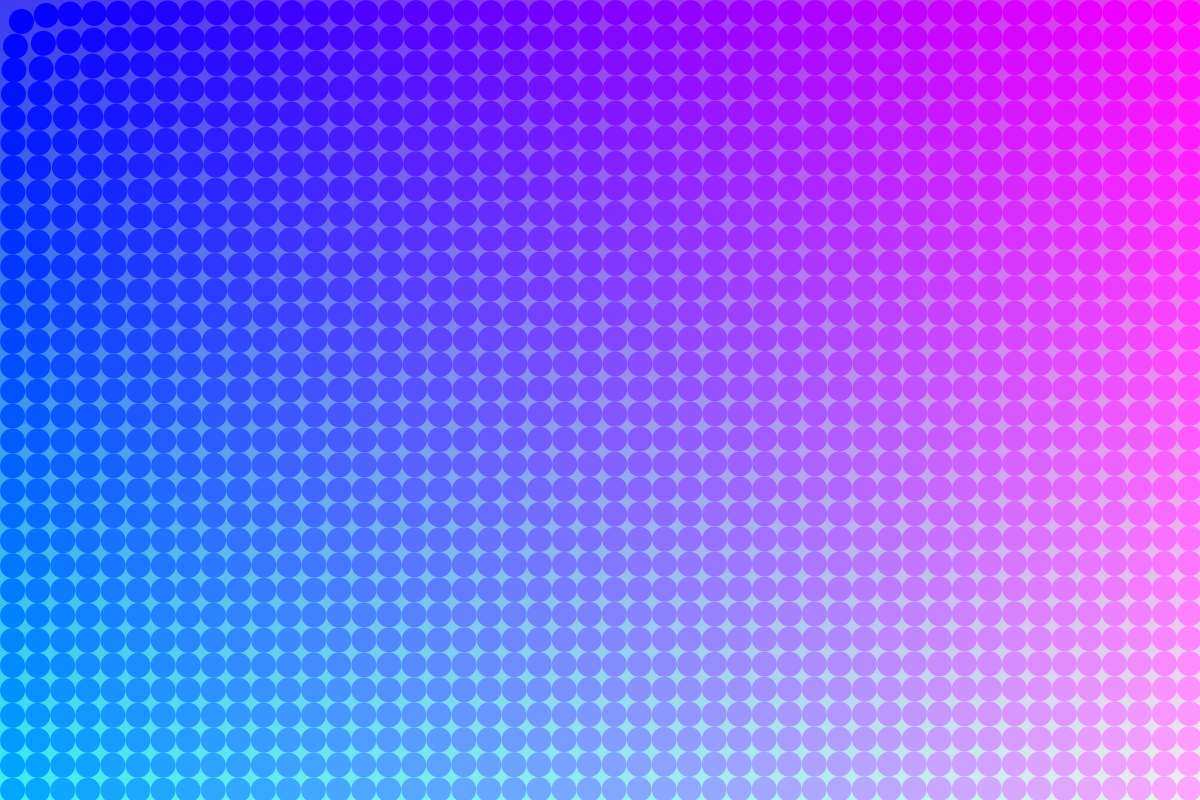
Frame 1 (no input)
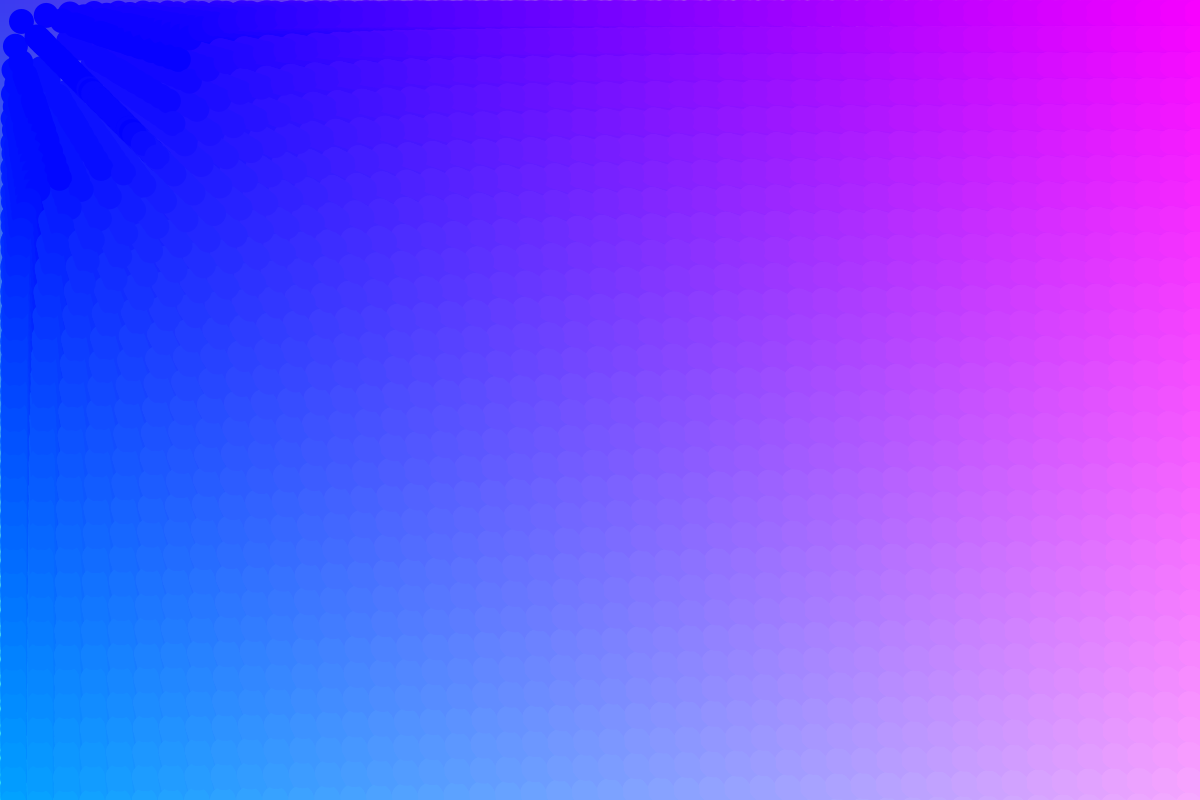
Frame 60 (the mouse pressed at the canvas centre just before this capture)
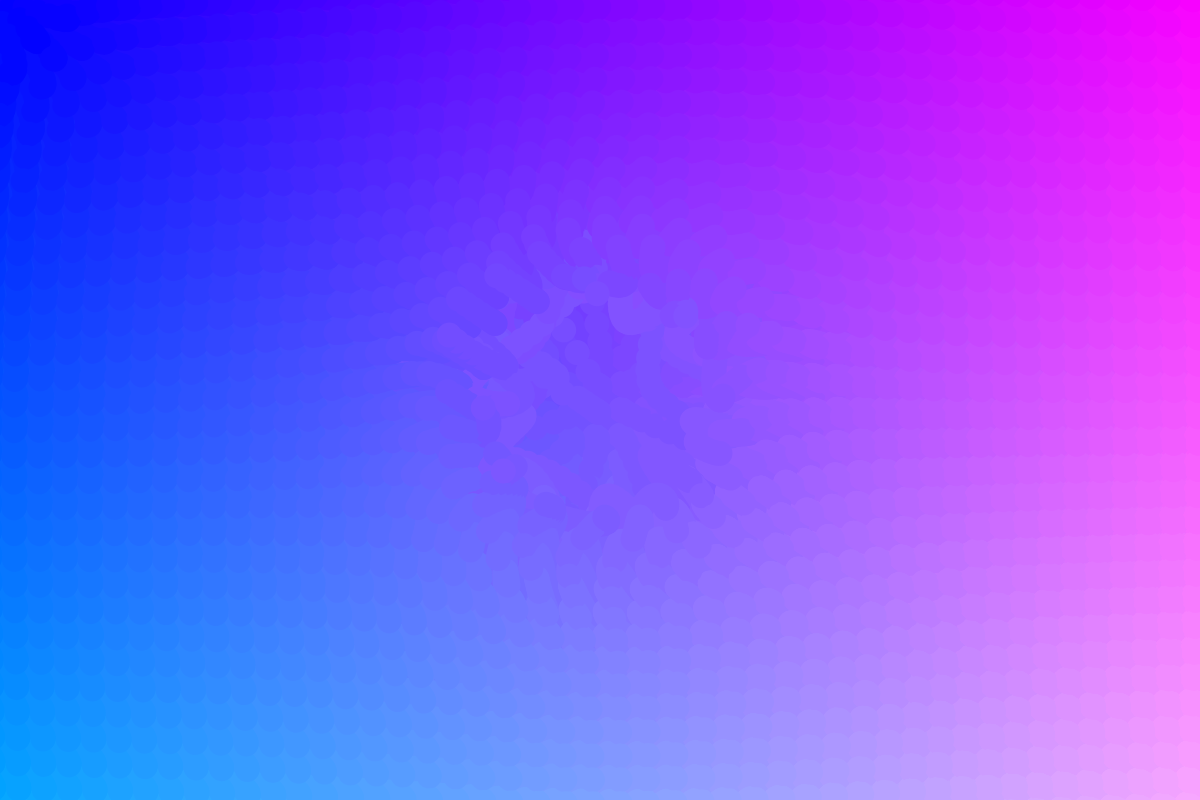
Frame 120 (the mouse held since frame 60 and released just before this capture)

The Processing sketch that drew these frames (run headless with seeded random() and noise(); from frame 60 on, the mouse is pressed at the canvas centre):

// Processing sketch: gridPhysics
// ── gridPhysics.pde
int resolution = 25;
int Nx, Ny;
dot[][] grid;
float G = -40;
float k = 0.045;
float d = 0.035;
float epsilon = 1;
float pow = 0.4;

void setup() {
  size(1200, 800);

  for (int i = 0; i < width; i++) {
    for (int j = 0; j < height; j++) {
      stroke(color(map(i, 0, width - 1, 0, 255), map(j, 0, height - 1, 0, 255), 255));
      point(i, j);
    }
  }

  Nx = width / resolution;
  Ny = height / resolution;
  grid = new dot[Nx][Ny];

  for (int i = 0; i < grid.length; i++) {
    for (int j = 0; j < grid[0].length; j++) {
      color c = color(map(i, -0.5, grid.length - 0.5, 0, 255), map(j, -0.5, grid.length - 0.5, 0, 255), 255);
      grid[i][j] = new dot((i + 0.5) * width / Nx, (j + 0.5) * height / Ny, c);
    }
  }
  
  //blendMode(REPLACE);
}

void draw() {
  //background(255);

  for (int i = 0; i < grid.length; i++) {
    for (int j = 0; j < grid[0].length; j++) {
      grid[i][j].runPhysics();
      grid[i][j].display();
    }
  }
}

void mouseWheel(MouseEvent event) {
  G += event.getCount() * 5;
  println("G = " + G);
}

void mousePressed() {
  if (mouseButton == LEFT) {
    pow -= 0.1;
  } else {
    pow += 0.1;
  }

  pow = constrain(pow, 0.1, 2);
  println("pow = " + pow);
}

// ── dot.pde
class dot {
  float initX, initY;
  float x, y;
  float ax, ay;
  float vx, vy;
  float r = resolution;
  color col;

  dot(float x, float y, color col) {
    this.x = initX = x;
    this.y = initY = y;
    this.col = col;
  }

  void addGravity(float G, float minRange) {
    float dirX = mouseX - x;
    float dirY = mouseY - y;
    float dist = sqrt(dirX * dirX + dirY * dirY);

    if (dist > minRange) {
      float gravMag = G / max(epsilon, pow(dist, pow));

      ax += gravMag * dirX / dist;
      ay += gravMag * dirY / dist;
    }
  }

  void addElastic() {
    float dirX = initX - x;
    float dirY = initY - y;
    float dist = sqrt(dirX * dirX + dirY * dirY);

    ax += k * dirX;
    ay += k * dirY;
  }

  void addDrag() {
    ax -= d * vx;
    ay -= d * vy;
  }

  void runPhysics() {
    ax = 0;
    ay = 0;

    addDrag();

    addGravity(G, 16);

    addElastic();

    vx += ax;
    vy += ay;

    x += vx;
    y += vy;
  }

  void display() {
    fill(col);
    noStroke();
    rectMode(CENTER);
    ellipse(x, y, r, r);
  }
}
